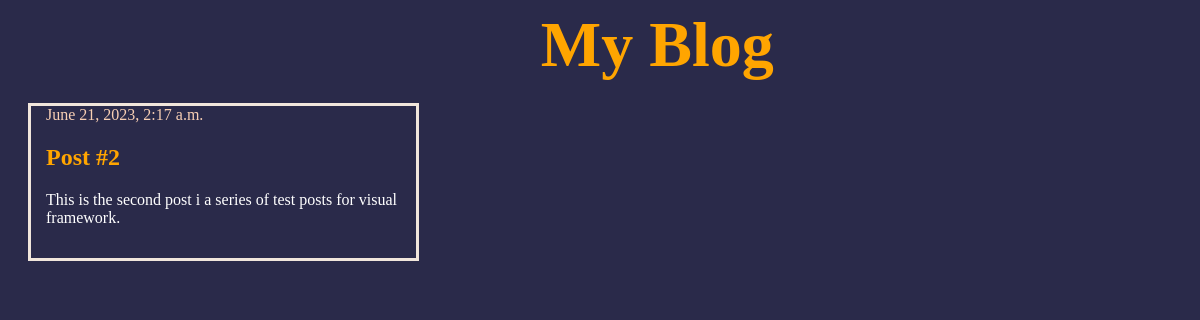
The app's page /post/2/ with its own data.
### blog/models.py (models this page shows, shortened)
class Post(models.Model):
    author = models.ForeignKey(settings.AUTH_USER_MODEL, on_delete=models.CASCADE)
    title = models.CharField(max_length=200)
    text = models.TextField()
    created_date = models.DateTimeField(default=timezone.now)
    published_date = models.DateTimeField(blank=True, null=True)

### blog/views.py (the view)
# urls.py: path('post/<int:pk>/', views.post_detail, name='post_detail'),
def post_detail (request, pk):
    post = get_object_or_404(Post, pk=pk)
    return render(request, 'post_detail.html', {'post':post})

### blog/templates/post_detail.html
{% extends 'base.html' %}
{% block content %}
    <article>
        {% if post.published_date %}
            <time class="date">
                {{ post.published_date }}
            </time>
        {% endif %}
        <h2>{{ post.title }}</h2>
        <p>{{ post.text|linebreaksbr }}</p>
    </article>
{% endblock %}

### blog/static/css/blog.css (style rules this page uses)
body { background-color:rgb(42, 42, 74); }
h1 a, h2 a, h2 { color: orange; }
p { color: white; }
time { color: rgb(248, 207, 180); }
article { border: 3px solid rgb(241, 230, 220); margin-bottom: 15px; margin-left: 20px; width: 30%; padding-left: 15px; padding-bottom: 15px; padding-right: 15px; }

### records on screen
Post: published_date "June 21, 2023, 2:17 a.m.", title "Post #2", text "This is the second post i a series of test posts for visual framework."
